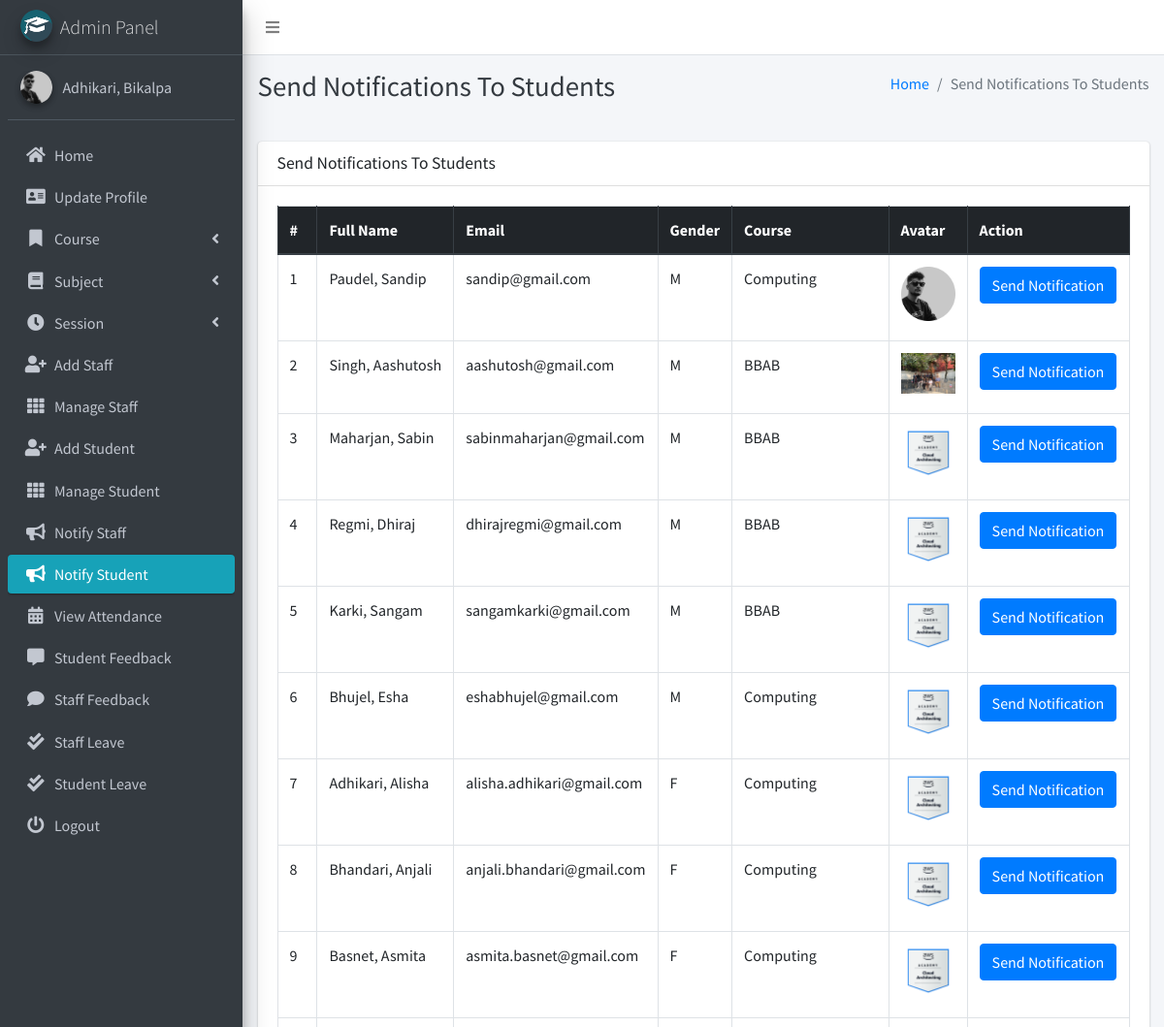
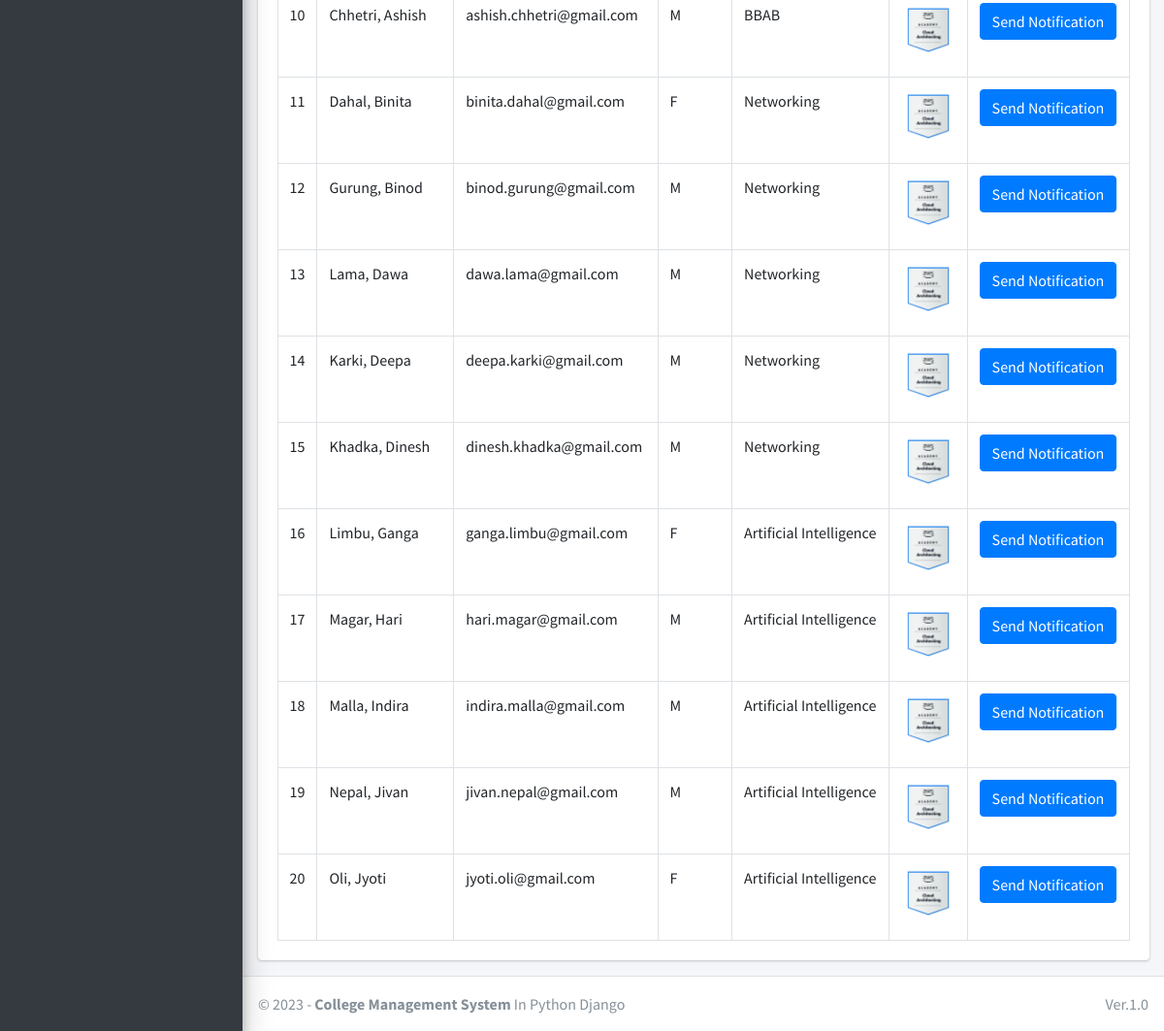
Page /admin_notify_student (signed in) on the committed database (2 pictures, top to bottom).
### main_app/models.py (models this page shows, shortened)
class CustomUser(AbstractUser):
    USER_TYPE = ((1, "HOD"), (2, "Staff"), (3, "Student"))
    GENDER = [("M", "Male"), ("F", "Female")]
    username = None  # Removed username, using email instead
    email = models.EmailField(unique=True)
    user_type = models.CharField(default=1, choices=USER_TYPE, max_length=1)
    gender = models.CharField(max_length=1, choices=GENDER)
    profile_pic = models.ImageField()
    address = models.TextField()
    fcm_token = models.TextField(default="")  # For firebase notifications
    created_at = models.DateTimeField(auto_now_add=True)
    updated_at = models.DateTimeField(auto_now=True)
    USERNAME_FIELD = "email"
    REQUIRED_FIELDS = []
    objects = CustomUserManager()
    def __str__(self):
        return self.last_name + ", " + self.first_name

class Student(models.Model):
    admin = models.OneToOneField(CustomUser, on_delete=models.CASCADE)
    course = models.ForeignKey(Course, on_delete=models.DO_NOTHING, null=True, blank=False)
    session = models.ForeignKey(Session, on_delete=models.DO_NOTHING, null=True)

class Course(models.Model):
    name = models.CharField(max_length=120)
    created_at = models.DateTimeField(auto_now_add=True)
    updated_at = models.DateTimeField(auto_now=True)

### main_app/hod_views.py (the view)
# urls.py: path("admin_notify_student", hod_views.admin_notify_student,
def admin_notify_student(request):
    student = CustomUser.objects.filter(user_type=3)
    context = {
        'page_title': "Send Notifications To Students",
        'students': student
    }
    return render(request, "hod_template/student_notification.html", context)

### main_app/templates/hod_template/student_notification.html (shortened to what this page needs)
{% extends 'main_app/base.html' %}
{% load static %}
{% block page_title %}{{page_title}}{% endblock page_title %}
{% block content %}
<section class="content">
    <div class="container-fluid">
        <div class="row">
            <div class="col-md-12">
                <div class="card">
                    <div class="card-header">
                        <h3 class="card-title">{{page_title}}</h3>
                    </div>
                    <div class="card-body">
                        <table id="example2" class="table table-bordered table-hover">
                            <thead class="thead-dark">
                                <tr>
                                    <th>#</th>
                                    <th>Full Name</th>
                                    <th>Email</th>
                                    <th>Gender</th>
                                    <th>Course</th>
                                    <th>Avatar</th>
                                    <th>Action</th>
                                </tr>
                            </thead>
                            <tbody>
                                {% for student in students %}
                                <tr>
                                    <td>{{ forloop.counter }}</td>
                                    <td>{{student.last_name}}, {{student.first_name}}</td>
                                    <td>{{student.email}}</td>
                                    <td>{{student.gender}}</td>
                                    <td>{{student.student.course.name}}</td>
                                    <td>
                                        {% if student.profile_pic == ""  %}
                                        No Image
                                        {% else %}
                                        <img class="img img-fluid mb-2" height="56" width="56"
                                            src="{{student.profile_pic}}" alt="">
                                        {% endif %}
                                    </td>
                                    <td><button data-toggle = "modal" data-target = "#myModal"class="btn btn-primary show_notification" value="{{student.id}}">Send Notification</button>
                                    </td>
                                </tr>
                                {% endfor %}
                            </tbody>
                        </table>
                    </div>
                </div>
            </div>
        </div>
    </div>
</section>
{% endblock content %}

### main_app/templates/main_app/base.html (shortened to what this page needs)
{% load static %}
<!DOCTYPE html>
<html>
<head>
    <link rel="stylesheet" href="{% static 'plugins/fontawesome-free/css/all.min.css'%} ">
    <link rel="stylesheet" href="https://code.ionicframework.com/ionicons/2.0.1/css/ionicons.min.css">
    <link rel="stylesheet"
        href="{% static 'plugins/tempusdominus-bootstrap-4/css/tempusdominus-bootstrap-4.min.css'%} ">
    <link rel="stylesheet" href="{% static 'plugins/icheck-bootstrap/icheck-bootstrap.min.css'%} ">
    <link rel="stylesheet" href="{% static 'dist/css/adminlte.min.css'%} ">
    <link rel="stylesheet" href="{% static 'plugins/overlayScrollbars/css/OverlayScrollbars.min.css'%} ">
    <link rel="stylesheet" href="{% static 'plugins/daterangepicker/daterangepicker.css'%} ">
</head>
<body class="hold-transition sidebar-mini layout-fixed">
    <div class="wrapper">
        <nav class="main-header navbar navbar-expand navbar-white navbar-light">
            <ul class="navbar-nav">
                <li class="nav-item">
                    <a class="nav-link" data-widget="pushmenu" href="#"><i class="fas fa-bars"></i></a>
                </li>
            </ul>
        </nav>
        {% include "main_app/sidebar_template.html" with user=user %}
        <div class="content-wrapper">
            <div class="content-header">
                <div class="container-fluid">
                    <div class="row mb-2">
                        <div class="col-sm-6">
                            <h1 class="m-0 text-dark">{% block page_title %}{% endblock page_title %}</h1>
                        </div>
                        <div class="col-sm-6">
                            <ol class="breadcrumb float-sm-right">
                                <li class="breadcrumb-item"><a href="#">Home</a></li>
                                <li class="breadcrumb-item active">{{ page_title }}</li>
                            </ol>
                        </div>
                    </div>
                </div>
            </div>
<section class="content">
    <div class="container-fluid">
        <div class="row">
            <div class="col-md-12">
            </div></div></div></section>
            {% block content %}
            {% endblock content %}
        </div>
        {% include "main_app/footer.html" %}
    </div>
</body>
</html>

### main_app/templates/main_app/sidebar_template.html (shortened to what this page needs)
{% load static %}
<aside class="main-sidebar sidebar-dark-info elevation-4">
    {% if request.user.user_type == '1' %}
    <a href="{% url 'admin_home' %}" class="brand-link">
        <img src="{% static 'dist/img/cmsl.png' %} " alt="AdminLTE Logo"
            class="brand-image img-circle elevation-3" >
        <span class="brand-text font-weight-light">Admin Panel</span>
    </a>
    <div class="sidebar">
        <div class="user-panel mt-3 pb-3 mb-3 d-flex">
            <div class="image">
                <img src="{{ request.user.profile_pic}}" class="img-circle elevation-2" alt="User Image">
            </div>
            <div class="info">
                <a href="#" class="d-block">{{user}}</a>
            </div>
        </div>
        <nav class="mt-2">
            <ul class="nav nav-pills nav-sidebar flex-column" data-widget="treeview" role="menu" data-accordion="false">
                <li class="nav-item">
                    {% url 'admin_home' as admin_home %}
                    <a href="{{admin_home}}" class="nav-link {% if admin_home == request.path %} active {% endif %}">
                        <i class="nav-icon fas fa-home"></i>
                        <p>
                            Home
                        </p>
                    </a>
                </li>
                <li class="nav-item">
                    {% url 'admin_view_profile' as admin_view_profile %}
                    <a href="{{admin_view_profile}}"
                        class="nav-link {% if admin_view_profile == request.path %} active {% endif %}">
                        <i class="nav-icon fas fa-address-card"></i>
                        <p>
                            Update Profile
                        </p>
                    </a>
                </li>
                <li class="nav-item has-treeview">
                    <a href="#" class="nav-link">
                        <i class="nav-icon fas fa-bookmark"></i>
                        <p>
                            Course
                            <i class="fas fa-angle-left right"></i>
                        </p>
                    </a>
                </li>
                <li class="nav-item has-treeview">
                    <a href="#" class="nav-link">
                        <i class="nav-icon fas fa-book"></i>
                        <p>
                            Subject
                            <i class="fas fa-angle-left right"></i>
                        </p>
                    </a>
                </li>
                <li class="nav-item has-treeview">
                    <a href="#" class="nav-link">
                        <i class="nav-icon fas fa-clock"></i>
                        <p>
                            Session
                            <i class="fas fa-angle-left right"></i>
                        </p>
                    </a>
                </li>
                <li class="nav-item">
                    {% url 'add_staff' as add_staff %}
                    <a href="{{add_staff}}" class="nav-link {% if add_staff == request.path %} active {% endif %}">
                        <i class="nav-icon fas fa-user-plus"></i>
                        <p>
                            Add Staff
                        </p>
                    </a>
                </li>
                <li class="nav-item">
                    {% url 'manage_staff' as manage_staff %}
                    {% url 'edit_staff' staff_id as edit_staff %}
                    <a href="{{manage_staff}}"
                        class="nav-link {% if manage_staff == request.path or request.path == edit_staff %} active {% endif %}">
                        <i class="nav-icon fas fa-th"></i>
                        <p>
                            Manage Staff
                        </p>
                    </a>
                </li>
                <li class="nav-item">
                    {% url 'add_student' as add_student%}
                    <a href="{{add_student}}" class="nav-link  {% if add_student == request.path %} active {% endif %}">
                        <i class="nav-icon fas fa-user-plus"></i>
                        <p>
                            Add Student
                        </p>
                    </a>
                </li>
                <li class="nav-item">
                    {% url 'manage_student' as manage_student %}
                    {% url 'edit_student' student_id as edit_student %}
                    <a href="{{manage_student}}"
                        class="nav-link  {% if edit_student == request.path or manage_student == request.path %} active {% endif %}">
                        <i class="nav-icon fas fa-th"></i>
                        <p>
                            Manage Student
                        </p>
                    </a>
                </li>
                <li class="nav-item">
                    {% url 'admin_notify_staff' as admin_notify_staff %}
                    <a href="{{admin_notify_staff}}"
                        class="nav-link {% if admin_notify_staff == request.path %} active {% endif %}">
                        <i class="nav-icon fas fa-bullhorn"></i>
                        <p>
                            Notify Staff
                        </p>
                    </a>
                </li>
                <li class="nav-item">
                    {% url 'admin_notify_student' as admin_notify_student %}
                    <a href="{{admin_notify_student}}"
                        class="nav-link {% if admin_notify_student == request.path %} active {% endif %}">
                        <i class="nav-icon fas fa-bullhorn"></i>
                        <p>
                            Notify Student
                        </p>
                    </a>
                </li>
                <li class="nav-item">
                    {% url 'admin_view_attendance' as admin_view_attendance %}
                <li class="nav-item">
                    <a href="{{admin_view_attendance}}"
                        class="nav-link  {% if admin_view_attendance == request.path %} active {% endif %}">
                        <i class="nav-icon fas fa-calendar-alt"></i>
                        <p>
                            View Attendance
                        </p>
                    </a>
                </li>
                <li class="nav-item">
                    {% url 'student_feedback_message' as student_feedback_message %}
                    <a href="{{ student_feedback_message }}"
                        class="nav-link  {% if student_feedback_message == request.path %} active {% endif %}">
                        <i class="nav-icon fas fa-comment-alt"></i>
                        <p>
                            Student Feedback
                        </p>
                    </a>
                </li>
                <li class="nav-item">
                    {% url 'staff_feedback_message' as staff_feedback_message %}
                    <a href="{{staff_feedback_message}}"
                        class="nav-link   {% if staff_feedback_message == request.path %} active {% endif %}">
                        <i class="nav-icon fas fa-comment"></i>
                        <p>
                            Staff Feedback
                        </p>
                    </a>
                </li>
                <li class="nav-item">
                    {% url 'view_staff_leave' as view_staff_leave %}
                    <a href="{{view_staff_leave}}"
                        class="nav-link  {% if view_staff_leave == request.path %} active {% endif %}">
                        <i class="nav-icon fas fa-check-double"></i>
                        <p>
                            Staff Leave
                        </p>
                    </a>
                </li>
                <li class="nav-item">
                    {% url 'view_student_leave' as view_student_leave %}
                    <a href="{% url 'view_student_leave' %}"
                        class="nav-link  {% if view_student_leave == request.path %} active {% endif %}">
                        <i class="nav-icon fas fa-check-double"></i>
                        <p>
                            Student Leave
                        </p>
                    </a>
                </li>
                                        {% endif %}
                                        <li class="nav-item">
                                            <a href="{% url 'user_logout' %}"
                                                onclick="return confirm('Your session would be terminated.\n\nProceed?')"
                                                class="nav-link">
                                                <i class="nav-icon fas fa-power-off"></i>
                                                <p>
                                                    Logout
                                                </p>
                                            </a>
                                        </li>
                                    </ul>
                                </nav>
                            </div>
</aside>

### main_app/templates/main_app/footer.html
<footer class="main-footer">
    &copy; {% now "Y" %} - <strong>College Management System</strong>
    In Python Django
    <div class="float-right d-none d-sm-inline-block">
       Ver.1.0
    </div>
</footer>

### rows in the picture
CustomUser: user.profile_pic (picture), last_name+first_name "Adhikari, Bikalpa"
CustomUser: last_name "Paudel", first_name "Sandip", email "sandip@gmail.com", gender "M", student.course.name "Computing", profile_pic (picture)
CustomUser: last_name "Singh", first_name "Aashutosh", email "aashutosh@gmail.com", gender "M", student.course.name "BBAB", profile_pic (picture)
CustomUser: last_name "Maharjan", first_name "Sabin", email "sabinmaharjan@gmail.com", gender "M", student.course.name "BBAB", profile_pic (picture)
CustomUser: last_name "Regmi", first_name "Dhiraj", email "dhirajregmi@gmail.com", gender "M", student.course.name "BBAB", profile_pic (picture)
CustomUser: last_name "Karki", first_name "Sangam", email "sangamkarki@gmail.com", gender "M", student.course.name "BBAB", profile_pic (picture)
CustomUser: last_name "Bhujel", first_name "Esha", email "eshabhujel@gmail.com", gender "M", student.course.name "Computing", profile_pic (picture)
CustomUser: last_name "Adhikari", first_name "Alisha", email "alisha.adhikari@gmail.com", gender "F", student.course.name "Computing", profile_pic (picture)
CustomUser: last_name "Bhandari", first_name "Anjali", email "anjali.bhandari@gmail.com", gender "F", student.course.name "Computing", profile_pic (picture)
CustomUser: last_name "Basnet", first_name "Asmita", email "asmita.basnet@gmail.com", gender "F", student.course.name "Computing", profile_pic (picture)
CustomUser: last_name "Chhetri", first_name "Ashish", email "ashish.chhetri@gmail.com", gender "M", student.course.name "BBAB", profile_pic (picture)
CustomUser: last_name "Dahal", first_name "Binita", email "binita.dahal@gmail.com", gender "F", student.course.name "Networking", profile_pic (picture)
CustomUser: last_name "Gurung", first_name "Binod", email "binod.gurung@gmail.com", gender "M", student.course.name "Networking", profile_pic (picture)
CustomUser: last_name "Lama", first_name "Dawa", email "dawa.lama@gmail.com", gender "M", student.course.name "Networking", profile_pic (picture)
CustomUser: last_name "Karki", first_name "Deepa", email "deepa.karki@gmail.com", gender "M", student.course.name "Networking", profile_pic (picture)
CustomUser: last_name "Khadka", first_name "Dinesh", email "dinesh.khadka@gmail.com", gender "M", student.course.name "Networking", profile_pic (picture)
CustomUser: last_name "Limbu", first_name "Ganga", email "ganga.limbu@gmail.com", gender "F", student.course.name "Artificial Intelligence", profile_pic (picture)
CustomUser: last_name "Magar", first_name "Hari", email "hari.magar@gmail.com", gender "M", student.course.name "Artificial Intelligence", profile_pic (picture)
CustomUser: last_name "Malla", first_name "Indira", email "indira.malla@gmail.com", gender "M", student.course.name "Artificial Intelligence", profile_pic (picture)
CustomUser: last_name "Nepal", first_name "Jivan", email "jivan.nepal@gmail.com", gender "M", student.course.name "Artificial Intelligence", profile_pic (picture)
CustomUser: last_name "Oli", first_name "Jyoti", email "jyoti.oli@gmail.com", gender "F", student.course.name "Artificial Intelligence", profile_pic (picture)

### other values in the picture
{{ page_title }} "Send Notifications To Students"
